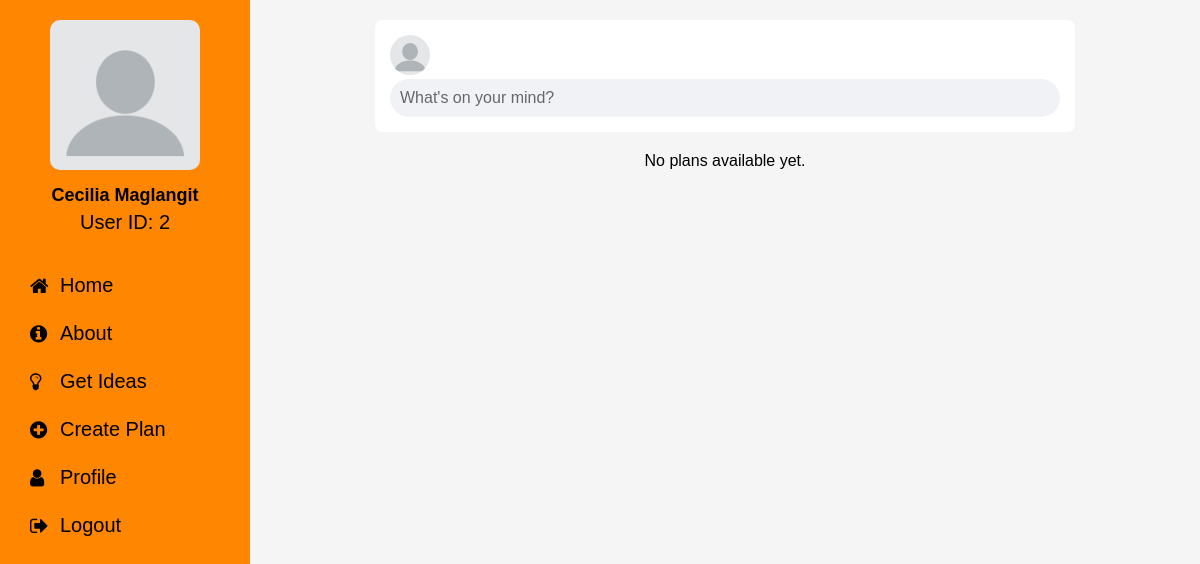
Screenshot of /usercomment.php (signed in) with the database file from the repository.
### tables this page shows
CREATE TABLE `users` (
  `User_ID` int(11) NOT NULL,
  `First_Name` varchar(255) NOT NULL,
  `Last_Name` varchar(255) NOT NULL,
  `Phone_Number` bigint(11) NOT NULL,
  `Email` varchar(255) NOT NULL,
  `Address` varchar(255) NOT NULL,
  `Date_Of_Birth` date NOT NULL,
  `Username` varchar(255) NOT NULL,
  `Password` varchar(255) NOT NULL,
  `Photo` mediumblob NOT NULL
);

### usercomment.php (the view, shortened to what this page needs)
<?php
    include('config.php');
$User_ID = $_SESSION['User_ID'];
?>
<!DOCTYPE html>
<html lang="en">
<head>
    <link rel="stylesheet" href="https://cdnjs.cloudflare.com/ajax/libs/font-awesome/4.7.0/css/font-awesome.min.css">
</head>
<body>
    <div class="sidebar">
        <div class="profile-section">
            <?php
            $sql = "SELECT * FROM users WHERE User_ID = ?";
            $stmt = $conn->prepare($sql);
            $stmt->bind_param("i", $User_ID);
            $stmt->execute();
            $result = $stmt->get_result();
            $user = $result->fetch_assoc();
            if (isset($user['Photo']) && !empty($user['Photo'])) {
                echo '<img src="' . $user['Photo'] . '" class="profile-image" alt="Profile Picture">';
            } else {
                echo '<img src="assets/img/default-avatar.png" class="profile-image" alt="Default Profile Picture">';
            }
            ?>
            <div class="profile-name"><?php echo $user['First_Name'] . ' ' . $user['Last_Name']; ?></div>
            <div class="user-id">User ID: <?php echo $User_ID; ?></div>
        </div>
        <a href="usercomment.php" class="nav-link">
            <i class="fa fa-home"></i>
            <span>Home</span>
        </a>
        <a href="about/index.html" class="nav-link">
            <i class="fa fa-info-circle"></i>
            <span>About</span>
        </a>
        <a href="#contact" class="nav-link">
            <i class="fa fa-lightbulb-o"></i>
            <span>Get Ideas</span>
        </a>
        <a href="usercreateplan.php" class="nav-link">
            <i class="fa fa-plus-circle"></i>
            <span>Create Plan</span>
        </a>
        <a href="userprofile.php" class="nav-link">
            <i class="fa fa-user"></i>
            <span>Profile</span>
        </a>
        <a href="logout.php" class="nav-link">
            <i class="fa fa-sign-out"></i>
            <span>Logout</span>
        </a>
    </div>
    <div class="main-content">
        <div class="makepost">
            <img src="<?php echo !empty($user['Photo']) ? $user['Photo'] : 'assets/img/default-avatar.png'; ?>" alt="Avatar" class="avatar" style="width: 40px; height: 40px; border-radius: 50%; margin-right: 10px;">
            <a href="usercreateplan.php" style="text-decoration: none; flex: 1;">
                <div style="background: #f0f2f5; padding: 10px; border-radius: 20px; color: #65676b;">
                    What's on your mind?
                </div>
            </a>
        </div>
        <?php
        $query = "SELECT p.*, u.First_Name, u.Last_Name, u.Photo as UserPhoto
                 FROM plan p
                 JOIN users u ON p.User_ID = u.User_ID
                 ORDER BY p.plan_ID DESC";
        $result = mysqli_query($conn, $query);
        if ($result && mysqli_num_rows($result) > 0) {
            while ($row = mysqli_fetch_assoc($result)) {
                echo "<div class='post'>";
                $userId = $row['User_ID'];
                $userQuery = "SELECT First_Name, Last_Name, Photo FROM users WHERE User_ID = ?";
                $userStmt = mysqli_prepare($conn, $userQuery);
                mysqli_stmt_bind_param($userStmt, "i", $userId);
                mysqli_stmt_execute($userStmt);
                $userResult = mysqli_stmt_get_result($userStmt);
                if ($userRow = mysqli_fetch_assoc($userResult)) {
                    echo "<div class='post-header'>";
                    $profilePicture = $userRow['Photo'];
                    if (!empty($profilePicture) && file_exists($profilePicture)) {
                        echo "<div class='avatar-container'>";
                        echo "<img src='{$profilePicture}' alt='Avatar' class='avatar'>";
                        echo "</div>";
                    } else {
                        echo "<div class='avatar-container'>";
                        echo "<img src='blank-profile-picture-gb4f5f9059_640.png' alt='Avatar' class='avatar'>";
                        echo "</div>";
                    }
                    echo "<div class='username'>{$userRow['First_Name']} {$userRow['Last_Name']}</div>";
                    echo "</div>";
                }
                $moreDetails = $row['more_details'];
                if (!empty($moreDetails)) {
                    echo "<div class='more-details'>";
                    echo "<p>" . htmlspecialchars($moreDetails) . "</p>";
                    echo "</div>";
                }
                $photoPath = $row['Photo'];
                if (!empty($photoPath) && file_exists($photoPath)) {
                    echo "<div class='post-image'>";
                    echo "<a href='#' onclick='openModal(\"{$photoPath}\")'>";
                    echo "<img src='{$photoPath}' alt='Photo' class='client-photo'>";
                    echo "</a>";
                    echo "</div>";
                } else {
                    echo "<div class='post-image'>";
                    echo "<img src='default-placeholder.jpg' alt='No photo available' class='client-photo'>";
                    echo "</div>";
                }
                echo "<div class='post-footer'>";
                echo "<button class='like-btn'>Like</button>";
                echo "<a href='userclientsplan.php?plan_id={$row['plan_ID']}' class='view-plan-btn'>View your plan</a>";
                echo "</div>";
                echo "<div class='comments-section'>";
                echo "<input type='text' class='comment-input' placeholder='Write a comment...'>";
                echo "<button class='comment-btn'>Comment</button>";
                echo "</div>";
                echo "</div>";
            }
        } else {
            echo "<div style='text-align: center; margin-top: 20px;'>No plans available yet.</div>";
        }
        ?>
    </div>
</body>
</html>

### usercomment.php (style rules this page uses)
* { box-sizing: border-box; }
body { font-family: Arial, sans-serif; background-color: #f5f5f5; margin: 0; padding: 0; }
.sidebar { background-color: #FF8600; height: 100vh; width: 250px; position: fixed; left: 0; top: 0; padding: 20px; font-size: 20px; }
.profile-section { text-align: center; margin-bottom: 30px; font-size: 20px; }
.profile-image { width: 150px; height: 150px; border-radius: 10px; margin-bottom: 10px; }
.profile-name { font-size: 18px; font-weight: bold; margin-bottom: 5px; }
.user-id { font-size: 14px; margin-bottom: 20px; font-size: 20px; }
.nav-link { display: flex; align-items: center; padding: 10px; color: #000; text-decoration: none; margin-bottom: 5px; }
.nav-link i { margin-right: 10px; width: 20px; }
.main-content { margin-left: 250px; padding: 10px; }
.makepost { background-color: #fff; border-radius: 8px; padding: 15px; width: 100%; max-width: 700px; margin: 10px auto; }
.avatar { width: 40px; height: 40px; border-radius: 50%; margin-right: 10px; }

### rows the page displays
users: Photo (placeholder picture), First_Name "Cecilia", Last_Name "Maglangit"

### other values shown
$User_ID "2"
